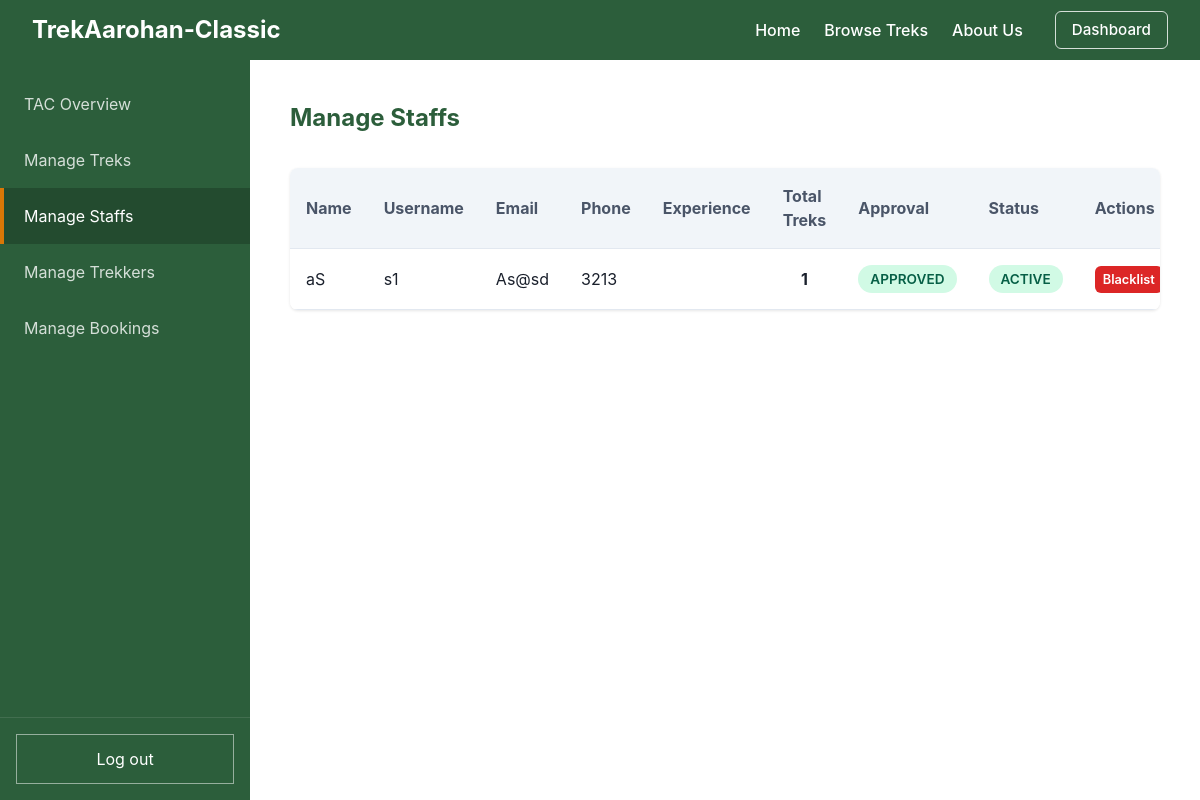
Screenshot of /admin/staffs (signed in) with the database file from the repository.
### models.py (models this page shows)
class User(db.Model, UserMixin):
    __tablename__ = "user"
    id = db.Column(db.Integer, primary_key=True, autoincrement=True)
    username = db.Column(db.String(50), unique=True, nullable=False)
    password = db.Column(db.String(255), nullable=False)
    name = db.Column(db.String(100), nullable=False)
    email = db.Column(db.String(120), unique=True, nullable=False)
    phone = db.Column(db.String(20), nullable=False)
    role = db.Column(db.Integer, default=0, nullable=False)
    emergency_phone = db.Column(db.String(20), nullable=True)
    emergency_relation = db.Column(db.String(50), nullable=True)
    experience = db.Column(db.Text, nullable=True)  # Used for Staff
    is_approved = db.Column(db.Boolean, default=False)  # Used for Staff
    is_blacklisted = db.Column(db.Boolean, default=False)
    assigned_treks = db.relationship("Trek", backref="staff", lazy=True)
    bookings = db.relationship("Booking", backref="user", lazy=True)

### app.py (the view)
    @app.route("/admin/staffs")
    @login_required
    def admin_staffs():
        if current_user.role != 2:
            return redirect(url_for("home"))
        staffs = User.query.filter_by(role=1).all()
        return render_template("admin_staffs.html", staffs=staffs)

### templates/admin_staffs.html
{% extends "admin_base.html" %}
{% set active_page = "staff" %}
{% block dashboard_content %}
    <h2>Manage Staffs</h2>
    <div class="data-table-wrapper" style="margin-top: 2rem;">
        <table class="data-table">
            <thead>
                <tr>
                    <th>Name</th>
                    <th>Username</th>
                    <th>Email</th>
                    <th>Phone</th>
                    <th>Experience</th>
                    <th>Total Treks</th>
                    <th>Approval</th>
                    <th>Status</th>
                    <th>Actions</th>
                </tr>
            </thead>
            <tbody>
                {% for s in staffs %}
                <tr>
                    <td>{{ s.name }}</td>
                    <td>{{ s.username }}</td>
                    <td>{{ s.email }}</td>
                    <td>{{ s.phone }}</td>
                    <td>{{ s.experience if s.experience else "" }}</td>
                    <td style="text-align: center;"><strong>{{ s.assigned_treks|length }}</strong></td>
                    <td>
                        {% if s.is_approved %}
                            <span class="badge badge-approved">Approved</span>
                        {% else %}
                            <span class="badge badge-pending">Pending</span>
                        {% endif %}
                    </td>
                    <td>
                        {% if s.is_blacklisted %}
                            <span class="badge badge-blacklisted">Blacklisted</span>
                        {% else %}
                            <span class="badge badge-active">Active</span>
                        {% endif %}
                    </td>
                    <td>
                        {% if not s.is_approved %}
                            <a href="{{ url_for('admin_staffs_action', id=s.id, action='approve') }}" class="btn btn-success" style="padding: 0.25rem 0.5rem; font-size: 0.8rem; margin-right: 0.25rem;">Approve</a>
                            <a href="{{ url_for('admin_staffs_action', id=s.id, action='reject') }}" class="btn btn-danger" style="padding: 0.25rem 0.5rem; font-size: 0.8rem;" onclick="return confirm('Are you sure you want to reject and delete this application?');">Reject</a>
                        {% else %}
                            {% if s.is_blacklisted %}
                                <a href="{{ url_for('admin_staffs_action', id=s.id, action='unblacklist') }}" class="btn btn-secondary" style="padding: 0.25rem 0.5rem; font-size: 0.8rem;">Un-blacklist</a>
                            {% else %}
                                <a href="{{ url_for('admin_staffs_action', id=s.id, action='blacklist') }}" class="btn btn-danger" style="padding: 0.25rem 0.5rem; font-size: 0.8rem;" onclick="return confirm('Blacklist this staff member?');">Blacklist</a>
                            {% endif %}
                        {% endif %}
                    </td>
                </tr>
                {% else %}
                <tr><td colspan="7" style="text-align: center; color: var(--secondary-color);">No staff members found.</td></tr>
                {% endfor %}
            </tbody>
        </table>
    </div>
{% endblock %}

### static/css/style.css (style rules this page uses)
:root { --primary-color: #2C5E3B; --secondary-color: #4A5568; --accent-color: #D97706; --accent-dark: #B45309; --bg-color: #F9FAFB; --text-color: #1A202C; --border-color: #E2E8F0; --danger-color: #DC2626; }
body { margin: 0; font-family: -apple-system, BlinkMacSystemFont, "Segoe UI", Roboto, Helvetica, Arial, sans-serif; background-color: var(--bg-color); color: var(--text-color); line-height: 1.5; }
h1, h2 { margin-top: 0; color: var(--primary-color); }
.btn { display: inline-block; padding: 0.75rem 1.5rem; border-radius: 6px; font-weight: 600; text-align: center; cursor: pointer; border: none; transition: transform 0.15s ease, box-shadow 0.15s ease; text-decoration: none; font-size: 0.95rem; }
.btn-danger { background-color: var(--danger-color); color: white; }
.badge { padding: 0.25rem 0.75rem; border-radius: 9999px; font-size: 0.85rem; font-weight: 600; text-transform: uppercase; display: inline-block; }
.badge-open, .badge-active, .badge-approved { background-color: #D1FAE5; color: #065F46; }
.data-table-wrapper { overflow-x: auto; background: white; border-radius: 8px; box-shadow: 0 1px 3px rgba(0,0,0,0.1); }
.data-table { width: 100%; border-collapse: collapse; }
.data-table th, .data-table td { padding: 1rem; text-align: left; border-bottom: 1px solid var(--border-color); }
.data-table th { background-color: #F1F5F9; color: var(--secondary-color); position: sticky; top: 0; }

### rows the page displays
User: name "aS", username "s1", email "As@sd", phone "3213", assigned_treks|length "1", is_approved "APPROVED", is_blacklisted "ACTIVE"
